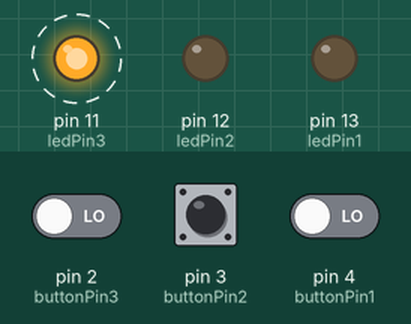
Bench run of a sketch on a simulated Arduino Uno, built with avr-gcc and run on an emulated ATmega328P. On the bench: output pins drawn as LEDs (lit = HIGH). Dashed ring = blinking. Inputs (shaded band) come from the test bench; at power-on: pin 2 (buttonPin3) LOW, pin 4 (buttonPin1) LOW, pin 3 (buttonPin2) LOW.

Above: at 1.25 s.
1.3 s: pin 2 (buttonPin3) driven HIGH and pin 4 (buttonPin1) driven HIGH
At 1.6 s:
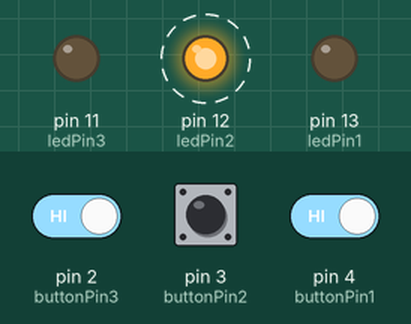
4.3 s: pin 2 (buttonPin3) driven LOW
At 4.6 s:
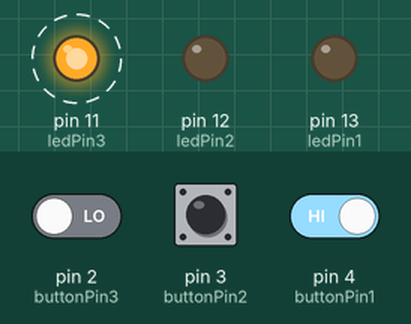
7.3 s: pin 2 (buttonPin3) driven HIGH
At 7.9 s:
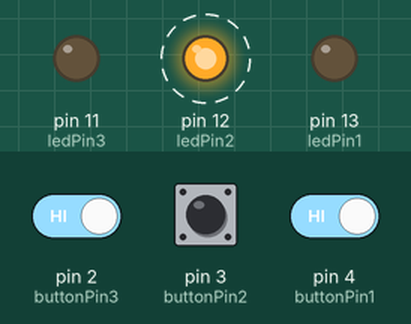
10.3 s: pin 3 (buttonPin2) pulled HIGH for 1 s
At 11.3 s:
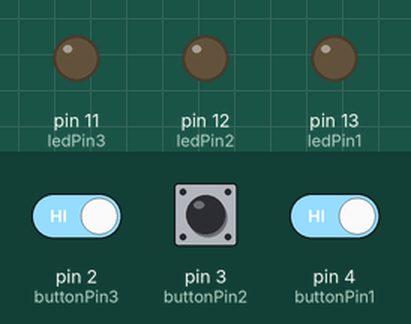
12.8 s: pin 3 (buttonPin2) pulled HIGH for 0.25 s
At 12.95 s:
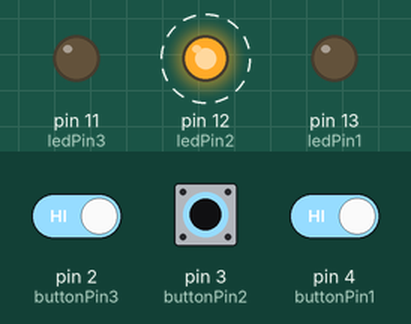
Timing chart, 0 to 16.8 s (numbered marks = the images above; inputs shaded):
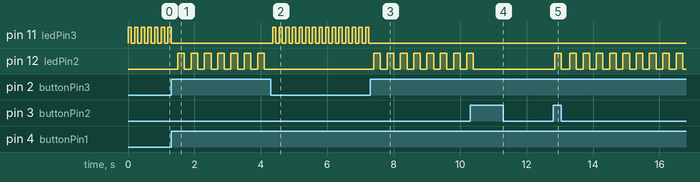

Measured:
- after the input at 1.3 s, pin 11 (ledPin3): goes on until 1.3 s, then stays LOW; pin 12 (ledPin2): alternates HIGH for 0.20 s and LOW for 0.20 s, starting after 0.20 s
- after the input at 4.3 s, pin 11 (ledPin3): alternates HIGH for 0.10 s and LOW for 0.10 s, starting after 0.05 s; pin 12 (ledPin2): stops changing and stays LOW
- after the input at 7.3 s, pin 11 (ledPin3): stops changing and stays LOW; pin 12 (ledPin2): alternates HIGH for 0.20 s and LOW for 0.20 s, starting after 0.10 s
- after the input at 10.3 s, pin 12 (ledPin2): goes on until 10.4 s, then stays LOW
- after the input at 12.8 s, pin 12 (ledPin2): alternates HIGH for 0.20 s and LOW for 0.20 s, starting after 0.05 s
- by itself, pin 11 (ledPin3): alternates HIGH for 0.10 s and LOW for 0.10 s

The sketch:

button_low_high_2_led.ino
```cpp
// constants won't change. They're used here to
// set pin numbers:
const int buttonPin1 = 4;
const int buttonPin2 = 3;
const int buttonPin3 = 2;

const int ledPin1 = 13;
const int ledPin2 = 12;
const int ledPin3 = 11;


// variables will change:
// variable for reading the pushbutton status
int buttonState1 = 0;
int buttonState2 = 0;
int buttonState3 = 0;

int lastButton1State = 0;
int lastButton2State = 0;
int lastButton3State = 0;

int pushCountButton1 = 0;
int pushCountButton2 = 0;
int pushCountButton3 = 0;

boolean onOffLed1 = false;
boolean onOffLed2 = false;
boolean onOffLed3 = false;

void setup() {
  // initialize the LED pin as an output:
  pinMode(ledPin1, OUTPUT);
  pinMode(ledPin2, OUTPUT);
  pinMode(ledPin3, OUTPUT);

  // initialize the pushbutton pin as an input:
  pinMode(buttonPin1, INPUT);
  pinMode(buttonPin2, INPUT);
  pinMode(buttonPin3, INPUT);
}

void loop() {

  buttonState1 = digitalRead(buttonPin1);
  buttonState2 = digitalRead(buttonPin2);
  buttonState3 = digitalRead(buttonPin3);

  if(buttonState1 != lastButton1State){
    if (buttonState1 == HIGH) {
      pushCountButton1++;
    }
    delay(50);
  }
  lastButton1State = buttonState1;

  if(buttonState2 != lastButton2State){
    if (buttonState2 == HIGH) {
      pushCountButton2++;
    }
    delay(50);
  }
  lastButton2State = buttonState2;

  if(buttonState3 != lastButton3State){
    if (buttonState1 == HIGH) {
      pushCountButton3++;
    }
    delay(50);
  }
  lastButton3State = buttonState3;

  if (pushCountButton1 % 2 == 0) {
    onOffLed1 = true;
    onOffLed2 = false;
    onOffLed3 = false;
  }else{
    onOffLed1 = false;
  }

  if (pushCountButton2 % 2 == 0) {
    onOffLed1 = false;
    onOffLed2 = true;
    onOffLed3 = false;
  }else{
    onOffLed2 = false;
  }

  if (pushCountButton3 % 2 == 0) {
    onOffLed1 = false;
    onOffLed2 = false;
    onOffLed3 = true;
  } else {
    onOffLed3 = false;
  }

  if (onOffLed1 == true) {
      turnOnLED(ledPin1, 300);
  }
  if (onOffLed2 == true) {
      turnOnLED(ledPin2, 200);
  }
  if (onOffLed3 == true) {
      turnOnLED(ledPin3, 100);
  }

}

void turnOnLED(int led, int d){
    digitalWrite(led, HIGH);
    delay(d);
    digitalWrite(led, LOW);
    delay(d);
}
```
